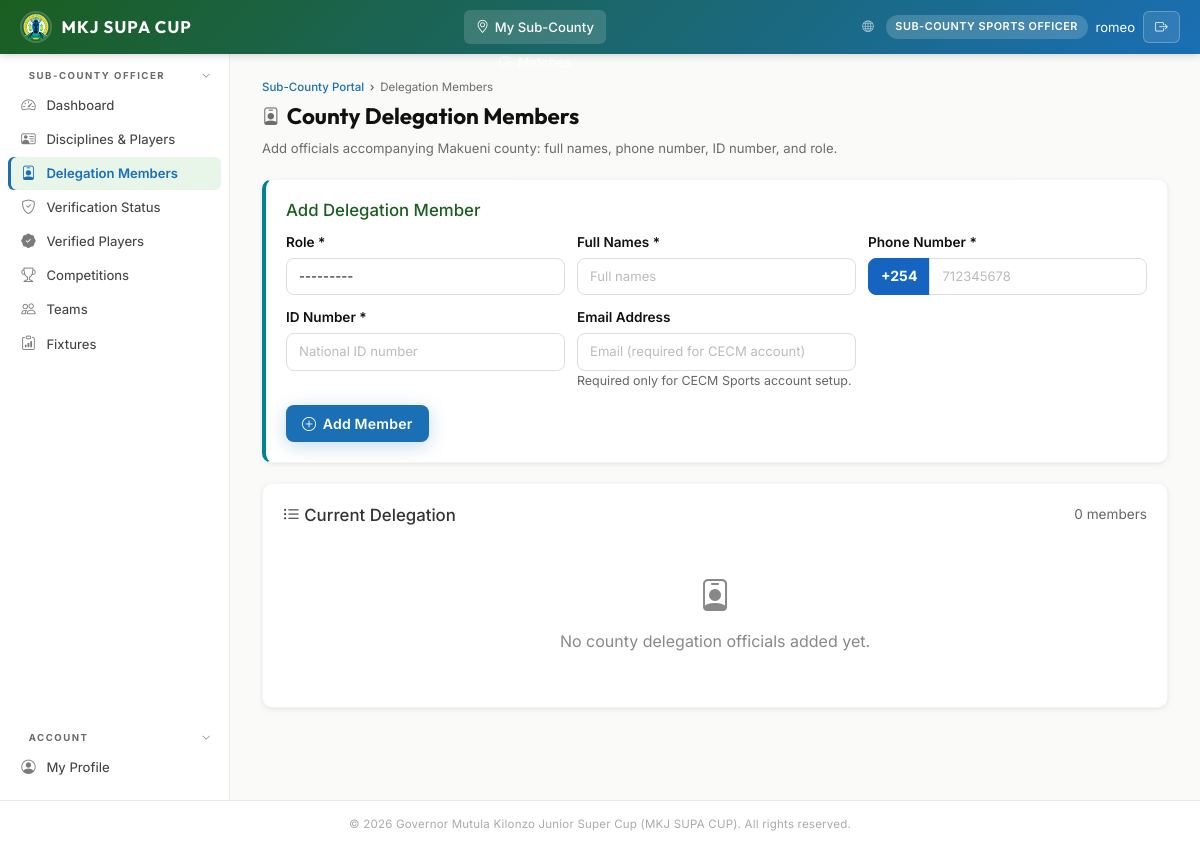
The page /portal/subcounty-officer/delegation/ (signed in) on the database its author committed.
### accounts/models.py (models this page shows, shortened)
class User(AbstractBaseUser, PermissionsMixin):
    email       = models.EmailField(unique=True)
    first_name  = models.CharField(max_length=100)
    last_name   = models.CharField(max_length=100)
    phone       = models.CharField(max_length=13, validators=[kenya_phone_validator])
    role        = models.CharField(max_length=30, choices=UserRole.choices, default=UserRole.TEAM_MANAGER)
    county      = models.CharField(max_length=100, blank=True, help_text="Kenyan county")
    sub_county  = models.CharField(
        max_length=100, blank=True, default="",
        help_text="Sub-county or constituency assignment for sub-county sports officers",
    )
    profile_photo = models.ImageField(upload_to="profiles/", null=True, blank=True)
    is_active   = models.BooleanField(default=True)
    is_staff    = models.BooleanField(default=False)
    is_suspended = models.BooleanField(default=False, help_text="Admin-suspended account")
    assigned_discipline = models.CharField(
        max_length=30, blank=True, default="",
        help_text="Sport family or discipline this user manages (for Coordinator / Scout roles)",
    )
    must_change_password = models.BooleanField(
        default=False,
        help_text="When True the user must set a new password on next login.",
    )
    date_joined = models.DateTimeField(default=timezone.now)
    last_login  = models.DateTimeField(null=True, blank=True)
    objects = UserManager()
    USERNAME_FIELD  = "email"
    REQUIRED_FIELDS = ["first_name", "last_name"]
    class Meta:
        verbose_name      = "User"
        verbose_name_plural = "Users"
        ordering = ["last_name", "first_name"]

### teams/models.py (models this page shows, shortened)
class CountyRegistration(models.Model):
    user = models.OneToOneField(
        settings.AUTH_USER_MODEL,
        on_delete=models.CASCADE,
        related_name="county_registration",
    )
    county = models.CharField(
        max_length=100,
        choices=KenyaCounty.choices,
        unique=True,
        help_text="Kenyan county (only one admin per county)",
    )
    director_name = models.CharField(
        max_length=200, blank=True, default="",
        help_text="Full name of the Director of Sports for this county",
    )
    director_phone = models.CharField(
        max_length=13, validators=[kenya_phone_validator],
        help_text="Phone number of the Director of Sports",
    )
    status = models.CharField(
        max_length=20,
        choices=CountyRegStatus.choices,
        default=CountyRegStatus.PENDING_PAYMENT,
    )
    mpesa_reference = models.CharField(max_length=100, blank=True, default="",
                                        help_text="M-Pesa transaction code from confirmation SMS")
    mpesa_phone = models.CharField(max_length=13, blank=True, default="", validators=[kenya_phone_validator],
                                    help_text="Phone number used for M-Pesa payment")
    mpesa_checkout_id = models.CharField(max_length=100, blank=True, default="",
                                          help_text="Daraja STK push CheckoutRequestID")
    bank_slip = models.FileField(upload_to="county_reg/bank_slips/", null=True, blank=True,
                                  help_text="Bank deposit slip (image or PDF)")
    bank_reference = models.CharField(max_length=100, blank=True, default="",
                                       help_text="Bank payment/transfer reference code")
    payment_amount = models.DecimalField(max_digits=10, decimal_places=2, null=True, blank=True)
    payment_method = models.CharField(max_length=20, blank=True, default="",
                                       help_text="mpesa or bank_transfer")
    payment_submitted_at = models.DateTimeField(null=True, blank=True)
    approved_by = models.ForeignKey(
        settings.AUTH_USER_MODEL,
        on_delete=models.SET_NULL,
        null=True, blank=True,
        related_name="county_approvals",
    )
    approved_at = models.DateTimeField(null=True, blank=True)
    rejection_reason = models.TextField(blank=True, default="")
    created_at = models.DateTimeField(auto_now_add=True)
    updated_at = models.DateTimeField(auto_now=True)
    class Meta:
        ordering = ["county"]
    @property
    def is_approved(self):
        return self.status == CountyRegStatus.APPROVED

### mkj_cms/web_views.py (the view)
# urls.py: path("portal/subcounty-officer/delegation/",                         county_admin_delegation_members_view,    name="subcounty_officer_delegation_members"),
@role_required('subcounty_sports_officer', 'admin')
def county_admin_delegation_members_view(request):
    reg = _get_primary_registration_for_user(request.user, auto_create=True)
    if not reg.is_approved:
        messages.warning(request, 'Registration must be approved before adding delegation members.')
        return redirect('subcounty_officer_dashboard')
    members = reg.delegation_members.select_related('user').order_by('role', 'full_name')
    if request.method == 'POST':
        form = CountyDelegationMemberForm(request.POST)
        if form.is_valid():
            member = form.save(commit=False)
            member.registration = reg
            if (
                member.role == CountyDelegationRole.CECM_SPORTS and
                CountyDelegationMember.objects.filter(
                    registration=reg,
                    role=CountyDelegationRole.CECM_SPORTS,
                ).exists()
            ):
                messages.error(request, 'A CECM Sports member has already been added for this county.')
            elif member.role == CountyDelegationRole.CECM_SPORTS and User.objects.filter(email__iexact=member.email).exists():
                messages.error(request, 'A user account with this email already exists. Use a different email for CECM account creation.')
            else:
                member.save()
                if member.role == CountyDelegationRole.CECM_SPORTS:
                    temp_pw = ''.join(secrets.choice(string.ascii_letters + string.digits) for _ in range(12))
                    name_parts = member.full_name.strip().split()
                    first_name = name_parts[0] if name_parts else 'CECM'
                    last_name = ' '.join(name_parts[1:]) if len(name_parts) > 1 else 'Sports'
                    cec_user = User.objects.create_user(
                        email=member.email,
                        password=temp_pw,
                        first_name=first_name,
                        last_name=last_name,
                        phone=member.phone,
                        county=reg.county,
                        role=UserRole.CEC_SPORTS_MEMBER,
                        must_change_password=True,
                    )
                    member.user = cec_user
                    member.save(update_fields=['user'])
                    try:
                        send_credentials_email(cec_user, temp_pw, 'County Executive Committee Member for Sports (CECM)')
                        messages.success(request, f'{member.full_name} added as CECM Sports and login credentials sent.')
                    except Exception:
                        messages.success(request, f'{member.full_name} added as CECM Sports. Account created but credential email failed.')
                else:
                    messages.success(request, f'{member.full_name} added as {member.get_role_display()}.')
            return redirect('subcounty_officer_delegation_members')
    else:
        form = CountyDelegationMemberForm()
    return render(request, 'portal/subcounty_officer/delegation_members.html', {
        'reg': reg,
        'form': form,
        'members': members,
        'cecm_exists': members.filter(role=CountyDelegationRole.CECM_SPORTS).exists(),
    })

### templates/portal/subcounty_officer/delegation_members.html (shortened to what this page needs)
{% extends 'base.html' %}
{% block content %}
<div class="page-header">
    <div class="breadcrumb">
        <a href="{% url 'subcounty_officer_dashboard' %}">Sub-County Portal</a>
        <span>Delegation Members</span>
    </div>
    <h1><i class="bi bi-person-badge"></i> County Delegation Members</h1>
    <p>Add officials accompanying {{ reg.county }} county: full names, phone number, ID number, and role.</p>
</div>
<div class="card" style="padding:1.25rem;margin-bottom:1.25rem;border-left:4px solid #00838f;">
    <h2 style="margin:0 0 .75rem;font-size:1.05rem;color:#1b5e20">Add Delegation Member</h2>
    <form method="post">
        <div style="display:grid;grid-template-columns:repeat(auto-fit,minmax(220px,1fr));gap:.75rem;">
            <div>
                <label style="display:block;font-weight:600;font-size:.85rem;margin-bottom:.25rem">{{ form.role.label }}</label>
                {{ form.role }}
            </div>
            <div>
                <label style="display:block;font-weight:600;font-size:.85rem;margin-bottom:.25rem">{{ form.full_name.label }}</label>
                {{ form.full_name }}
            </div>
            <div>
                <label style="display:block;font-weight:600;font-size:.85rem;margin-bottom:.25rem">{{ form.phone.label }}</label>
                <div class="input-group">
                    <span class="input-group-text fw-bold" style="background:#1565C0;color:#fff">+254</span>
                    {{ form.phone }}
                </div>
            </div>
            <div>
                <label style="display:block;font-weight:600;font-size:.85rem;margin-bottom:.25rem">{{ form.national_id_number.label }}</label>
                {{ form.national_id_number }}
            </div>
            <div>
                <label style="display:block;font-weight:600;font-size:.85rem;margin-bottom:.25rem">{{ form.email.label }}</label>
                {{ form.email }}
                <small style="display:block;color:#666;font-size:.78rem">Required only for CECM Sports account setup.</small>
            </div>
        </div>
        <div style="margin-top:.9rem;display:flex;gap:.5rem;flex-wrap:wrap;align-items:center;">
            <button type="submit" class="btn btn--primary" style="padding:.5rem 1rem;font-size:.88rem">
                <i class="bi bi-plus-circle"></i> Add Member
            </button>
        </div>
    </form>
</div>
<div class="card" style="padding:1.25rem;">
    <div style="display:flex;justify-content:space-between;align-items:center;gap:.75rem;flex-wrap:wrap;margin-bottom:.75rem;">
        <h2 style="margin:0;font-size:1.05rem;color:#333"><i class="bi bi-list-ul"></i> Current Delegation</h2>
        <span style="font-size:.85rem;color:#666">{{ members|length }} member{{ members|length|pluralize }}</span>
    </div>
    {% if members %}
    <div class="table-responsive">
        <table>
            <thead>
                <tr>
                    <th>Full Names</th>
                    <th>Role</th>
                    <th>Phone</th>
                    <th>ID Number</th>
                    <th>Email</th>
                    <th>Account</th>
                    <th>Actions</th>
                </tr>
            </thead>
            <tbody>
                {% for m in members %}
                <tr>
                    <td><strong>{{ m.full_name }}</strong></td>
                    <td>{{ m.get_role_display }}</td>
                    <td>{{ m.phone }}</td>
                    <td>{{ m.national_id_number }}</td>
                    <td>{{ m.email|default:'-' }}</td>
                    <td>{% if m.user %}<span style="color:#1565C0;font-weight:600">Active</span>{% else %}<span style="color:#757575">-</span>{% endif %}</td>
                    <td>
                        <form method="post" action="{% url 'subcounty_officer_delete_delegation_member' member_pk=m.pk %}" onsubmit="return confirm('Remove {{ m.full_name }} from county delegation?')" style="display:inline;">
                            {% csrf_token %}
                            <button type="submit" class="btn btn-outline btn-sm" style="color:#C62828;border-color:#C62828">Remove</button>
                        </form>
                    </td>
                </tr>
                {% endfor %}
            </tbody>
        </table>
    </div>
    {% else %}
    <div style="text-align:center;padding:2rem;color:#888;">
        <i class="bi bi-person-badge" style="font-size:2rem;display:block;margin-bottom:.5rem"></i>
        No county delegation officials added yet.
    </div>
    {% endif %}
</div>
{% endblock %}

### templates/base.html (shortened to what this page needs)
{% load static %}
<!DOCTYPE html>
<html lang="en">
<head>
    <link rel="stylesheet" href="https://cdn.jsdelivr.net/npm/bootstrap@5.1.3/dist/css/bootstrap.min.css">
    <link rel="stylesheet" href="{% static 'css/style.css' %}">
    <link rel="stylesheet" href="https://cdn.jsdelivr.net/npm/bootstrap-icons@1.11.3/font/bootstrap-icons.min.css">
</head>
<body>
    {% block body %}
    <nav class="navbar">
        <div style="display:flex;align-items:center;gap:0">
            <a href="{% url 'dashboard' %}" class="navbar-brand">
                <img src="{% static 'img/Makueni logo.png' %}" alt="Makueni County Logo">
                <span>MKJ SUPA CUP</span>
            </a>
        </div>
        <ul class="navbar-nav">
            <li><a href="{% url 'dashboard' %}" class="{% if request.resolver_match.url_name == 'dashboard' %}active{% endif %}"> Dashboard</a></li>
            {% if user.role == 'subcounty_sports_officer' %}
            <li><a href="{% url 'subcounty_officer_dashboard' %}" class="{% if 'subcounty_officer' in request.resolver_match.url_name %}active{% endif %}"><i class="bi bi-geo-alt"></i> My Sub-County</a></li>
            {% endif %}
            <li><a href="{% url 'matches_list' %}" class="{% if 'match' in request.resolver_match.url_name %}active{% endif %}"><i class="bi bi-clipboard-data"></i> Matches</a></li>
        </ul>
        <div class="navbar-user">
            <a href="{% url 'home' %}" style="color:rgba(255,255,255,.65);font-size:.72rem;margin-right:.25rem;"><i class="bi bi-globe"></i></a>
            <span class="role-badge">{{ user.get_role_display }}</span>
            <span style="font-size:.82rem">{{ user.first_name }}</span>
            <form method="post" action="{% url 'web_logout' %}" style="display:inline;">
                <button type="submit" class="btn-logout"><i class="bi bi-box-arrow-right"></i></button>
            </form>
        </div>
    </nav>
    <div class="layout">
        {% include 'includes/sidebar.html' %}
        <main class="main-content">
            {% block content %}{% endblock %}
        </main>
    </div>
    <footer class="footer">
        &copy; 2026 Governor Mutula Kilonzo Junior Super Cup (MKJ SUPA CUP). All rights reserved.
    </footer>
    {% endblock %}
</body>
</html>

### rows shown on the page
User: role "SUB-COUNTY SPORTS OFFICER", first_name "romeo"
CountyRegistration: county "Makueni"

### other values the page prints
{{ members|length }} "0"
